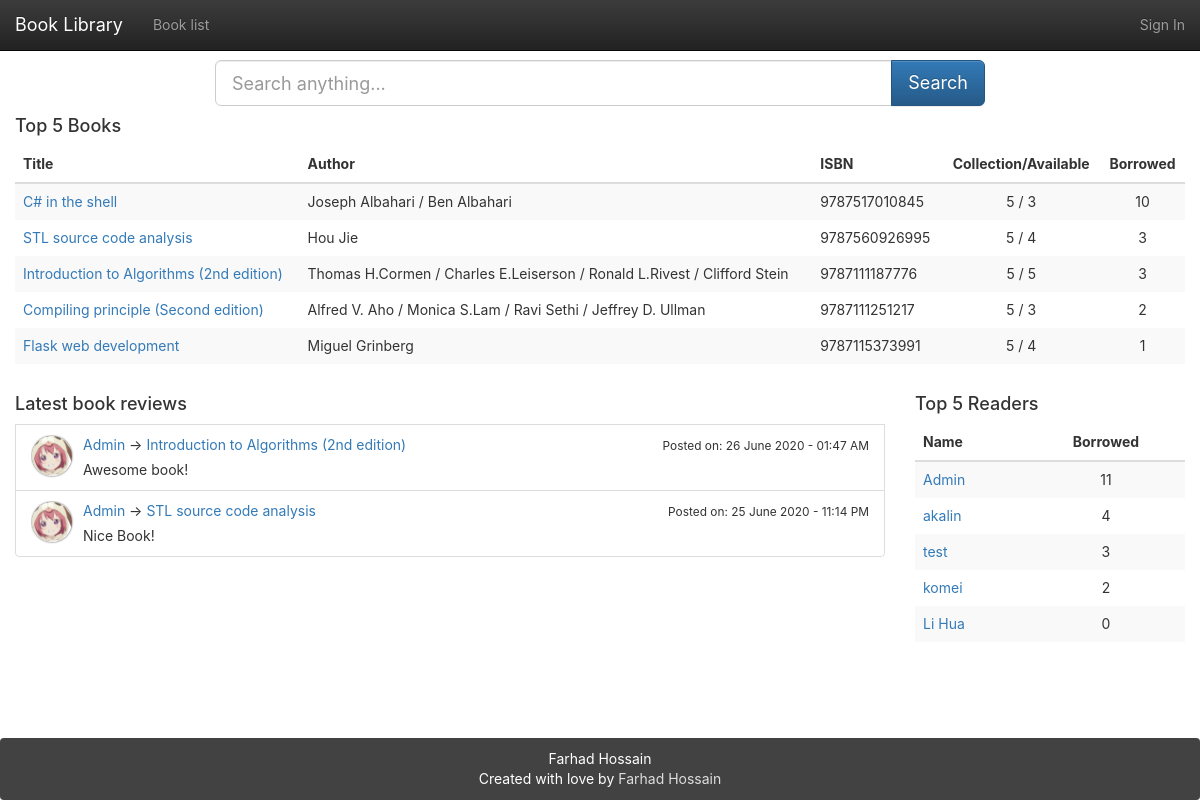
Before: / with the older database file.
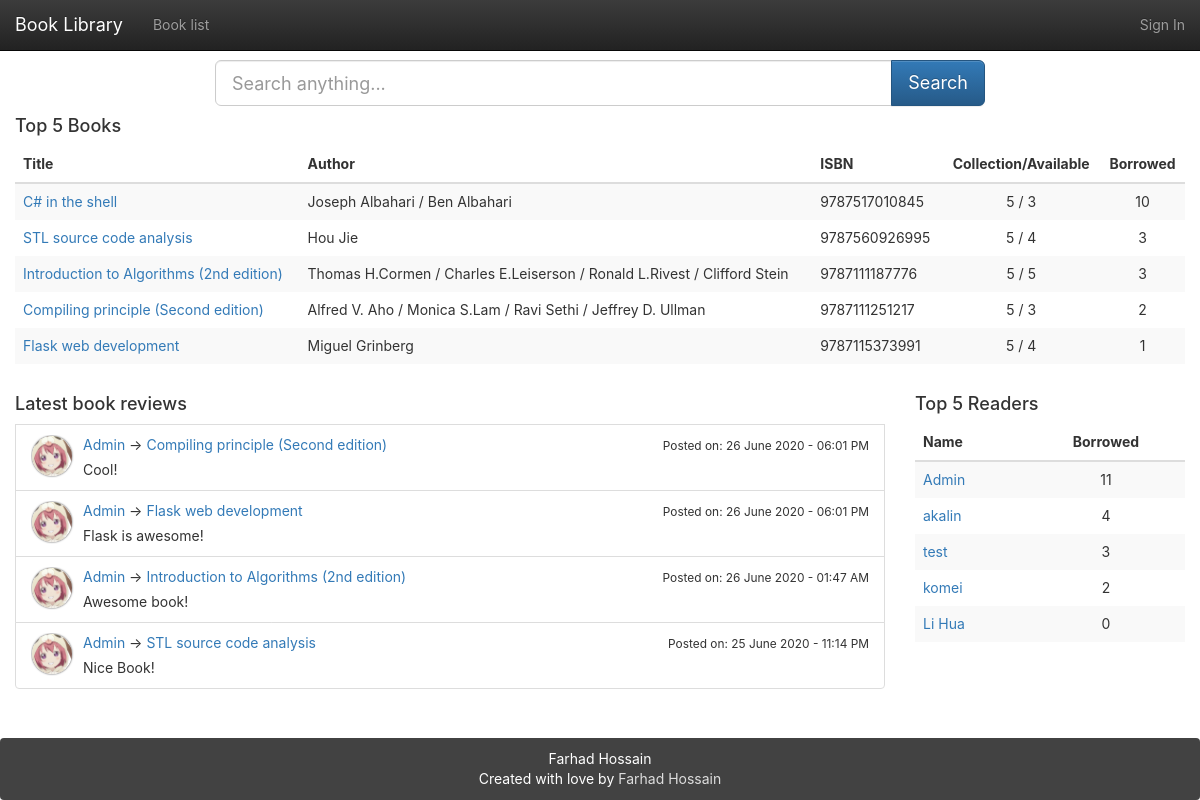
After: the same page with the newer database file.
### app/models.py (models this page shows, shortened)
class Book(db.Model):
    __tablename__ = 'books'
    id = db.Column(db.Integer, primary_key=True)
    isbn = db.Column(db.String(16), unique=True)
    title = db.Column(db.String(128))
    origin_title = db.Column(db.String(128))
    subtitle = db.Column(db.String(128))
    author = db.Column(db.String(128))
    translator = db.Column(db.String(64))
    publisher = db.Column(db.String(64))
    image = db.Column(db.String(128))
    pubdate = db.Column(db.String(32))
    pages = db.Column(db.Integer)
    price = db.Column(db.String(16))
    binding = db.Column(db.String(16))
    numbers = db.Column(db.Integer, default=5)
    summary = db.deferred(db.Column(db.Text, default=""))
    summary_html = db.deferred(db.Column(db.Text))
    catalog = db.deferred(db.Column(db.Text, default=""))
    catalog_html = db.deferred(db.Column(db.Text))
    hidden = db.Column(db.Boolean, default=0)
    logs = db.relationship('Log',
                           backref=db.backref('book', lazy='joined'),
                           lazy='dynamic',
                           cascade='all, delete-orphan')
    comments = db.relationship('Comment', backref='book',
                               lazy='dynamic',
                               cascade='all, delete-orphan')
    @property
    def tags_string(self):
        return ",".join([tag.name for tag in self.tags.all()])
    def can_borrow_number(self):
        return self.numbers - Log.query.filter_by(book_id=self.id, returned=0).count()

class Comment(db.Model):
    __tablename__ = 'comments'
    id = db.Column(db.Integer, primary_key=True)
    user_id = db.Column(db.Integer, db.ForeignKey('users.id'))
    book_id = db.Column(db.Integer, db.ForeignKey('books.id'))
    comment = db.Column(db.String(1024))
    create_timestamp = db.Column(db.DateTime, default=datetime.now())
    edit_timestamp = db.Column(db.DateTime, default=datetime.now())
    deleted = db.Column(db.Boolean, default=0)

class User(UserMixin, db.Model):
    __tablename__ = 'users'
    id = db.Column(db.Integer, primary_key=True)
    email = db.Column(db.String(64), unique=True)
    name = db.Column(db.String(64))
    password_hash = db.deferred(db.Column(db.String(128)))
    major = db.Column(db.String(128))
    role_id = db.Column(db.Integer, db.ForeignKey('roles.id'))
    headline = db.Column(db.String(32), nullable=True)
    about_me = db.deferred(db.Column(db.Text, nullable=True))
    about_me_html = db.deferred(db.Column(db.Text, nullable=True))
    avatar = db.Column(db.String(128))
    member_since = db.Column(db.DateTime(), default=datetime.utcnow)
    @property
    def password(self):
        raise AttributeError('password is not readable attribute')
    logs = db.relationship('Log',
                           backref=db.backref('user', lazy='joined'),
                           lazy='dynamic',
                           cascade='all, delete-orphan')
    comments = db.relationship('Comment',
                               backref=db.backref('user', lazy='joined'),
                               lazy='dynamic',
                               cascade='all, delete-orphan')
    def avatar_url(self, _external=False):
        if self.avatar:
            avatar_json = json.loads(self.avatar)
            if avatar_json['use_out_url']:
                return avatar_json['url']
            else:
                return url_for('_uploads.uploaded_file', setname=avatars.name, filename=avatar_json['url'],
                               _external=_external)
        else:
            return url_for('static', filename='img/avatar.png', _external=_external)

### app/main/index/views.py (the view)
@main.route('/')
def index():
    search_form = SearchForm()
    the_books = Book.query
    if not current_user.can(Permission.UPDATE_BOOK_INFORMATION):
        the_books = the_books.filter_by(hidden=0)
    popular_books = the_books.outerjoin(Log).group_by(Book.id).order_by(db.func.count(Log.id).desc()).limit(5)
    popular_users = User.query.outerjoin(Log).group_by(User.id).order_by(db.func.count(Log.id).desc()).limit(5)
    recently_comments = Comment.query.filter_by(deleted=0).order_by(Comment.edit_timestamp.desc()).limit(5)
    return render_template("index.html", books=popular_books, users=popular_users, recently_comments=recently_comments,
                           search_form=search_form)

### app/main/book/forms.py
class SearchForm(FlaskForm):
    search = StringField(validators=[DataRequired()])
    submit = SubmitField(u"Search")

### app/main/index/views.py (called while the page is built)
@main.app_context_processor
def inject_permissions():
    return dict(Permission=Permission)

### app/models.py (called while the page is built)
    def can(self, permissions):
        return False

### app/main/index/templates/index.html (shortened to what this page needs)
{% extends "base.html" %}
{% block mycontent %}
    <div class="row animated fadeInDown">
        <div class="col-sm-8 col-sm-offset-2">
            <form class="form form-horizontal" method="get" action="{{ url_for('book.index') }}">
                <div class="input-group  input-group-lg">
                    {{ search_form.search(placeholder="Search anything...",class_="form-control") }}
                <span class="input-group-btn">
                    <input class="btn btn-primary" id="submit" name="submit" type="submit" value="Search">
                </span>
                </div>
            </form>
        </div>
    </div>
    <table class="table table-striped table-hover animated fadeInDown">
        <h4>Top 5 Books</h4>
        <thead class="hidden-xs">
        <tr>
            <th>Title</th>
            <th>Author</th>
            <th>ISBN</th>
            <th class="text-center">Collection/Available</th>
            <th class="text-center">Borrowed</th>
        </tr>
        </thead>
        <tbody>
        {% for book in books %}
            <tr class="animated fadeInLeft delay-{{ loop.index0 }}">
                <td>
                    <a href="{{ url_for('book.detail',book_id=book.id) }}">{{ book.title }}</a>
                </td>
                <td class="hidden-xs">{{ book.author }}</td>
                <td class="hidden-xs">{{ book.isbn }}</td>
                <td class="hidden-xs text-center">{{ book.numbers }} / {{ book.can_borrow_number() }}</td>
                <td class="hidden-xs text-center">{{ book.logs.count() }}</td>
            </tr>
        {% endfor %}
        </tbody>
    </table>
    <div class="row animated fadeInUp delay">
        <div class="col-md-9">
            <h4>Latest book reviews</h4>
            {% if recently_comments.count() > 0 %}
	            {% for comment in recently_comments %}
	                <li class="list-group-item clearfix animated fadeInLeft delay-{{ loop.index0 }}">
	                    <div class="media">
	                        {% if comment.user.avatar_url() %}
	                            <div class="media-left">
	                                <a href="{{ url_for('user.detail',user_id=comment.user.id) }}">
	                                    <div class="media-object avatar avatar-mini"
	                                         style="background-image: url({{ comment.user.avatar_url() }})"></div>
	                                </a>
	                            </div>
	                        {% endif %}
	                        <div class="media-body">
	                            <p class="media-heading"><a
	                                    href="{{ url_for('user.detail',user_id=comment.user.id) }}">
	                                {{ comment.user.name }}</a> &rarr;
	                                <span class="line-wrap"><a class="list-group-item-text"
	                                                       href="{{ url_for('book.detail', book_id=comment.book_id) }}">{{ comment.book.title }}</a></span>
	                                {% if comment.create_timestamp==comment.edit_timestamp %}
	                                    <span class="pull-right">
	                                        <small>
	                                            Posted on: {{ comment.create_timestamp.strftime('%d %B %Y - %I:%M %p') }}</small>
	                                    </span>
	                                {% else %}
	                                    <span class="pull-right">
	                                        <small>
	                                            Edited on: {{ comment.edit_timestamp.strftime('%d %B %Y - %I:%M %p') }}</small>
	                                    </span>
	                                {% endif %}
	                            </p>
	                            <span class="line-wrap">{{ comment.comment }}</span>
	                        </div>
	                    </div>
	                </li>
	            {% endfor %}
	        {% else %}
	        	<h5>No reviews yet!</h5>
	        {% endif %}
        </div>
        <div class="col-md-3 animated fadeInUp">
            <table class="table table-striped table-hover">
                <h4>Top 5 Readers</h4>
                <thead>
                <tr>
                    <th>Name</th>
                    <th class="text-center">Borrowed</th>
                </tr>
                </thead>
                <tbody>
                {% for user in users %}
                    <tr class="animated fadeInLeft delay-{{ loop.index0 }}">
                        <td>
                            <a href="{{ url_for('user.detail',user_id=user.id) }}">{{ user.name }}</a>
                        </td>
                        <td class="text-center">{{ user.logs.count() }}</td>
                    </tr>
                {% endfor %}
                </tbody>
            </table>
        </div>
    </div>
{% endblock %}

### app/templates/base.html (shortened to what this page needs)
{%- extends "bootstrap/base.html" -%}
{%- from 'bootstrap/utils.html' import flashed_messages,icon -%}
{%- block styles -%}
    <link href="{{ url_for('static',filename='css/bootstrap.min.css') }}" rel="stylesheet">
    <link href="{{ url_for('static',filename='css/bootstrap-theme.min.css') }}" rel="stylesheet">
    <link href="{{ url_for('static',filename='css/main.css') }}" rel="stylesheet">
{%- endblock -%}
{%- block body_attribs %} class="Site"{%- endblock -%}
{%- block navbar -%}
    <nav class="navbar  navbar-inverse navbar-fixed-top">
        <div class="container-fluid">
            <div class="navbar-header">
                <a class="navbar-brand" href="{{ url_for('main.index') }}">Book Library</a>
            </div>
            <div class="collapse navbar-collapse" id="bs-example-navbar-collapse-1">
                <ul class="nav navbar-nav">
                    <li {%- if request.path == url_for('book.index') %} class="active"{%- endif -%} ><a
                            href="{{ url_for('book.index') }}">Book list</a></li>
                </ul>
                <ul class="nav navbar-nav navbar-right">
                    {%- if current_user.is_authenticated -%}
                        <li {% if request.path == url_for('user.detail',user_id=current_user.id) -%}
                            class="active"{%- endif -%} >
                            <a href="{{ url_for('user.detail',user_id=current_user.id) }}">{{ current_user.name }}</a>
                        </li>
                        <li><a href="{{ url_for('auth.logout') }}">Logout</a></li>
                    {%- else -%}
                        <li><a href="{{ url_for('auth.login') }}">Sign In</a></li>
                    {%- endif -%}
                </ul>
            </div>
        </div>
    </nav>
{%- endblock -%}
{%- block content -%}
    <main class="container-fluid Site-content">
        {%- block mycontent -%}{%- endblock -%}
    </main>
    <footer class="panel panel-inverse">
        <div id="site-footer-content">
            <div><span class="username">Farhad Hossain</span></a></div>
            <span class="line-wrap">Created with love by <a href="https://github.com/farhad0085">Farhad Hossain</a></span>
        </div>
    </footer>
{%- endblock -%}

### app/static/css/main.css (style rules this page uses)
html, body { height: 100%; width: 100%; margin: 0; padding: 0; }
.Site { display: -webkit-box; display: -moz-box; display: -ms-flexbox; display: -webkit-flex; display: flex; flex-direction: column; }
.Site-content { -webkit-box-flex: 1 0 auto; -moz-box-flex: 1 0 auto; -webkit-flex: 1 0 auto; -ms-flex: 1 0 auto; flex: 1 0 auto; width: 100%; margin-top: 60px; }
.panel.panel-inverse { -webkit-box-flex: none; -moz-box-flex: none; -webkit-flex: none; -ms-flex: none; flex: none; margin-bottom: 0; background-color: #424242; color: white; text-align: center; padding: 1rem; }
.panel.panel-inverse a { color: #ddd; }
.line-wrap { display: inline-block; }
html, body, main { font-family: -apple-system, "Helvetica Neue", Helvetica, Arial, sans-serif; }
.avatar { background-position: center; box-shadow: 0 0 8px rgba(0, 0, 0, .8); -webkit-box-shadow: 0 0 8px rgba(0, 0, 0, .8); -moz-box-shadow: 0 0 8px rgba(0, 0, 0, .8); background-size: cover; transition: transform .5s ease-in-out; }
.avatar-mini { width: 40px; height: 40px; border-radius: 25px; -webkit-border-radius: 25px; -moz-border-radius: 25px; margin: 1px; box-shadow: 0 0 2px rgba(0, 0, 0, .8); -webkit-box-shadow: 0 0 2px rgba(0, 0, 0, .8); -moz-box-shadow: 0 0 2px rgba(0, 0, 0, .8); }
.animated { -webkit-animation-fill-mode: both; -moz-animation-fill-mode: both; -ms-animation-fill-mode: both; -o-animation-fill-mode: both; animation-fill-mode: both; -webkit-animation-duration: 1s; -moz-animation-duration: 1s; -ms-animation-duration: 1s; -o-animation-duration: 1s; animation-duration: 1s; }
.delay-0 { -webkit-animation-delay: .05s; -moz-animation-delay: .05s; -o-animation-delay: .05s; animation-delay: .05s; }
.delay-1 { -webkit-animation-delay: .10s; -moz-animation-delay: .10s; -o-animation-delay: .10s; animation-delay: .10s; }
.delay-2 { -webkit-animation-delay: .15s; -moz-animation-delay: .15s; -o-animation-delay: .15s; animation-delay: .15s; }
.delay-3 { -webkit-animation-delay: .20s; -moz-animation-delay: .20s; -o-animation-delay: .20s; animation-delay: .20s; }
.delay-4 { -webkit-animation-delay: .25s; -moz-animation-delay: .25s; -o-animation-delay: .25s; animation-delay: .25s; }
.fadeInUp { -webkit-animation-name: fadeInUp; -moz-animation-name: fadeInUp; -o-animation-name: fadeInUp; animation-name: fadeInUp; }
.fadeInDown { -webkit-animation-name: fadeInDown; -moz-animation-name: fadeInDown; -o-animation-name: fadeInDown; animation-name: fadeInDown; }
.fadeInLeft { -webkit-animation-name: fadeInLeft; -moz-animation-name: fadeInLeft; -o-animation-name: fadeInLeft; animation-name: fadeInLeft; }
.table.table-striped { border: none; }
.table.table-striped td { border: none; }

Changed rows visible on the page:
added Comment: user.name "Admin", book "Compiling principle (Second edition)", create_timestamp "26 June 2020 - 06:01 PM", comment "Cool!"
added Comment: user.name "Admin", book "Flask web development", create_timestamp "26 June 2020 - 06:01 PM", comment "Flask is awesome!"
